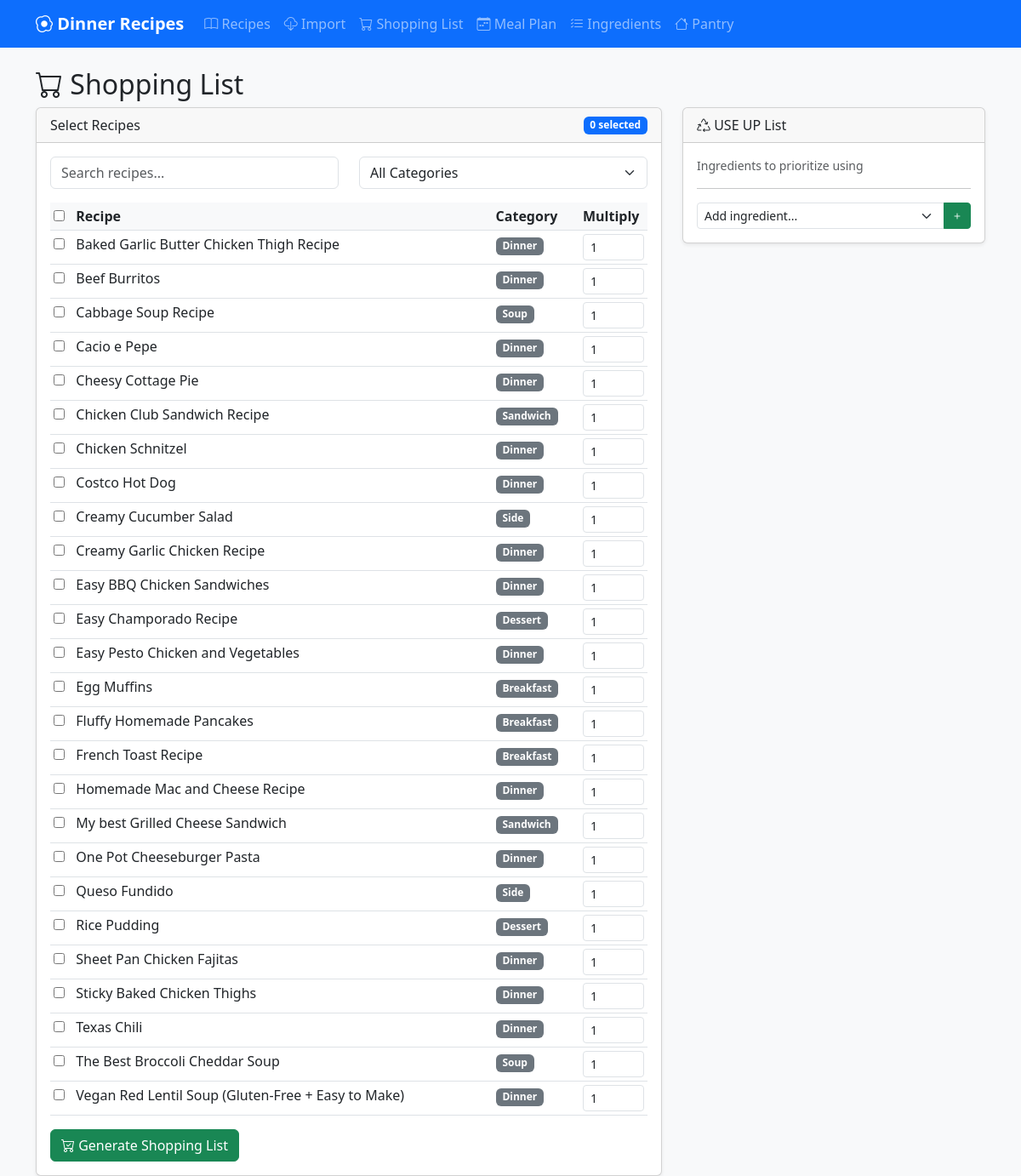
/shopping, run on the app's committed database.
### app.py (models this page shows)
class Recipe(db.Model):
    id = db.Column(db.Integer, primary_key=True)
    name = db.Column(db.String(100), unique=True, nullable=False, index=True)
    category = db.Column(db.String(50), default='Dinner', index=True)
    difficulty = db.Column(db.String(20), default='Easy')
    protein_type = db.Column(db.String(20), default='None', index=True)
    servings = db.Column(db.Integer, default=4)
    instructions = db.Column(db.Text, default='')
    image = db.Column(db.String(255), default='')
    source_url = db.Column(db.String(500), default='')
    ingredients = db.relationship('RecipeIngredient', backref='recipe', lazy=True, cascade='all, delete-orphan')

### app.py (the view)
@app.route('/shopping')
def shopping_list():
    recipes = Recipe.query.filter(Recipe.category != 'Archive').order_by(Recipe.name).all()
    use_up_items = UseUpItem.query.all()
    ingredients = Ingredient.query.order_by(Ingredient.name).all()
    return render_template('shopping.html', recipes=recipes, use_up_items=use_up_items, ingredients=ingredients)

### templates/shopping.html (shortened to what this page needs)
{% extends 'base.html' %}
{% block content %}
<h2><i class="bi bi-cart"></i> Shopping List</h2>
<div class="row">
    <div class="col-md-8">
        <div class="card">
            <div class="card-header d-flex justify-content-between align-items-center">
                <span>Select Recipes</span>
                <span class="badge bg-primary" id="selectedCount">0 selected</span>
            </div>
            <div class="card-body">
                <div class="row mb-3">
                    <div class="col-md-6">
                        <input type="text" id="searchInput" class="form-control" placeholder="Search recipes...">
                    </div>
                    <div class="col-md-6">
                        <select id="categoryFilter" class="form-select">
                            <option value="">All Categories</option>
                        </select>
                    </div>
                </div>
                <form method="post" action="{{ url_for('shopping_generate') }}">
                    <table class="table table-sm" id="recipeTable">
                        <thead>
                            <tr>
                                <th><input type="checkbox" id="selectAll"></th>
                                <th>Recipe</th>
                                <th>Category</th>
                                <th>Multiply</th>
                            </tr>
                        </thead>
                        <tbody>
                            {% for recipe in recipes %}
                            <tr data-name="{{ recipe.name.lower() }}" data-category="{{ recipe.category }}">
                                <td>
                                    <input type="checkbox" name="recipes" value="{{ recipe.id }}" class="recipe-checkbox">
                                </td>
                                <td>{{ recipe.name }}</td>
                                <td><span class="badge bg-secondary">{{ recipe.category }}</span></td>
                                <td style="width: 80px;">
                                    <input type="number" name="multiplier_{{ recipe.id }}" class="form-control form-control-sm" value="1" min="0.5" step="0.5">
                                </td>
                            </tr>
                            {% endfor %}
                        </tbody>
                    </table>
                    <button type="submit" class="btn btn-success">
                        <i class="bi bi-cart-check"></i> Generate Shopping List
                    </button>
                </form>
            </div>
        </div>
    </div>
    <div class="col-md-4">
        <div class="card">
            <div class="card-header">
                <i class="bi bi-recycle"></i> USE UP List
            </div>
            <div class="card-body">
                <p class="small text-muted">Ingredients to prioritize using</p>
                <hr>
                <form method="post" action="{{ url_for('useup_add') }}">
                    <div class="input-group">
                        <select name="ingredient_id" class="form-select form-select-sm" required>
                            <option value="">Add ingredient...</option>
                        </select>
                        <button type="submit" class="btn btn-sm btn-success">
                            <i class="bi bi-plus"></i>
                        </button>
                    </div>
                </form>
            </div>
        </div>
    </div>
</div>
{% endblock %}

### static/css/style.css (style rules this page uses)
body { background-color: #f8f9fa; }
.card { box-shadow: 0 0.125rem 0.25rem rgba(0, 0, 0, 0.075); }
.table th { font-weight: 600; background-color: #f8f9fa; }
.form-select-sm, .form-control-sm { font-size: 0.875rem; }

### data on the page
Recipe: name "Baked Garlic Butter Chicken Thigh Recipe", category "Dinner"
Recipe: name "Beef Burritos", category "Dinner"
Recipe: name "Cabbage Soup Recipe", category "Soup"
Recipe: name "Cacio e Pepe", category "Dinner"
Recipe: name "Cheesy Cottage Pie", category "Dinner"
Recipe: name "Chicken Club Sandwich Recipe", category "Sandwich"
Recipe: name "Chicken Schnitzel", category "Dinner"
Recipe: name "Costco Hot Dog", category "Dinner"
Recipe: name "Creamy Cucumber Salad", category "Side"
Recipe: name "Creamy Garlic Chicken Recipe", category "Dinner"
Recipe: name "Easy BBQ Chicken Sandwiches", category "Dinner"
Recipe: name "Easy Champorado Recipe", category "Dessert"
Recipe: name "Easy Pesto Chicken and Vegetables", category "Dinner"
Recipe: name "Egg Muffins", category "Breakfast"
Recipe: name "Fluffy Homemade Pancakes", category "Breakfast"
Recipe: name "French Toast Recipe", category "Breakfast"
Recipe: name "Homemade Mac and Cheese Recipe", category "Dinner"
Recipe: name "My best Grilled Cheese Sandwich", category "Sandwich"
Recipe: name "One Pot Cheeseburger Pasta", category "Dinner"
Recipe: name "Queso Fundido", category "Side"
Recipe: name "Rice Pudding", category "Dessert"
Recipe: name "Sheet Pan Chicken Fajitas", category "Dinner"
Recipe: name "Sticky Baked Chicken Thighs", category "Dinner"
Recipe: name "Texas Chili", category "Dinner"
Recipe: name "The Best Broccoli Cheddar Soup", category "Soup"
Recipe: name "Vegan Red Lentil Soup (Gluten-Free + Easy to Make)", category "Dinner"
